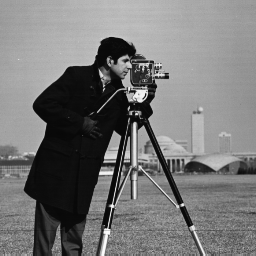
%> input picture Task1/cameraman.tif, 256 x 256 px
$ octave --eval "result = extractHOGFeatures(imread('cameraman.tif'));"   (GNU Octave 9; MATLAB toolbox functions it lacks are replaced by stand-ins)
%> lines starting %> are read from the running program, lines starting %| are printed output that depends on the picture
function extractedHOGFeatures = extractHOGFeatures(inputImage)
    %defining the extractedHOGFeatures to concatante to later
    extractedHOGFeatures = [];

%defining helper functions

function [magnitued, angle] = apply_sobel_filter(cell)

    %defining the sobel filters
    sobel_vert = [-1 -2 -1; 0 0 0; 1 2 1]; %filter to be used along y axis
    sobel_horz = [-1 0 1; -2 0 2; -1 0 1]; %filter to be used along x axis

    %applying filters to cell
    gx = imfilter(cell, sobel_horz, "symmetric"); %apply the horiontal filter to the image
    gy = imfilter(cell, sobel_vert, "symmetric"); %apply the horizontal filter to the image

    %calculating the magnitudes and angles
    magnitued = sqrt(gx.^2 + gy.^2);
    angle = rad2deg(atan2(gy, gx));
    %convert negative angles to positive
    angle = mod(angle + 180, 180); %will turn any negative angles into their positive equivalaent

    %normalise magnitudes
    magnitued = magnitued / max(magnitued(:)); %normalise the magnitueds
    end


    function blocks = extract_blocks(inputImage)
        %defining block size
        block_size = 16; %block size is 16 as blocks are 2x2 cells

        %extracting dimensions of the image
        [rows, cols] = size(inputImage); %extracting height and width of the inputImage
%> rows = 256; cols = 256

        %computing the number of blocks in the imag
        num_x = floor((cols - block_size) / 8) + 1; %calculating the horizionatal blocks
%> num_x = 31
        num_y = floor((rows - block_size) / 8) + 1; %calculating the vertical blocks
%> num_y = 31

        %preallocate block matrix
        blocks = zeros(block_size^2, num_x * num_y); %number of rows is ^2 of block size as they are going to be flatternd, number of columns is number of blocks in the image

        %used to track which block we're considering, starting from first
        block_num = 1;

        %loops to extract each block and place it in the, stride of 8 as size of 1 cell is 8
        for i = 1:8:(rows - block_size + 1)
            for j = 1:8:(cols - block_size + 1)
                % extract the block
                block = inputImage(i:i+block_size-1, j:j+block_size-1);

                % store the block in its own column
                blocks(:, block_num) = block(:);

                %increase block index as we're moving onto the next one
                block_num = block_num + 1;
            end
        end
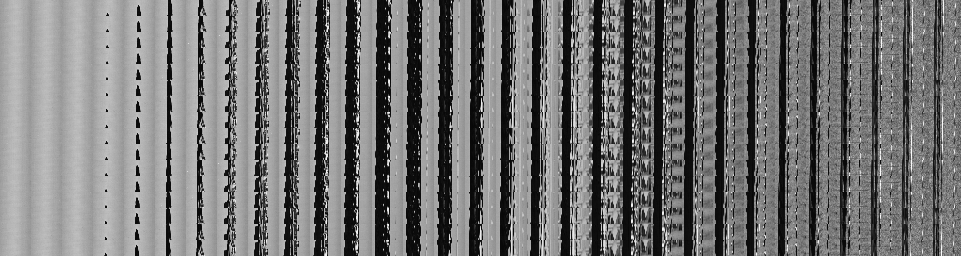
%> blocks: size 256x961 double; min 7, max 253, mean 117.4
%> after the loop, block_num = 962

    end

    %helper function to split a block down into its cells
    function [cell_1, cell_2, cell_3, cell_4] = split_block_into_cells(block)
        %
        [block_height, block_width] = size(block);

        %calculate the size of each cell
        cell_height = block_height / 2; % halfing the height of a block to get the cell height
        cell_width = block_width / 2; % halfing the width of the block to get the cell width

        % split the block into four cells
        cell_1 = block(1:cell_height, 1:cell_width); % top left
        cell_2 = block(1:cell_height, cell_width+1:end); % top right
        cell_3 = block(cell_height+1:end, 1:cell_width); % bottom left
        cell_4 = block(cell_height+1:end, cell_width+1:end); % bottom right
    end

    %helper function to create the histogram for a partiular cell
    function histogram = computre_cell_gradient_histogram(cell)
        [magnitude, angle] = apply_sobel_filter(cell); % calculate the magnitude and orientation of the current cell

        binEdges = linspace(0, 180, 10); %define our bins
        histogram = zeros(1, 9);  %pre-allocate the histogram

        %prepare the magnitudes and orientations for binning
        magnitude = magnitude(:); %falltern the magnitude
        angle = angle(:); %falltern the magnitude

        %put the data in its corrosponding bin
        for b = 1:9 %loop over each bin
            inBin = (angle >= binEdges(b)) & (angle < binEdges(b + 1)); %create a logical array of angles that fit into the current bin

            histogram(b) = sum(magnitude(inBin)); %get the sum of the magnitudes that would fit into this angle bin
        end
    end

    %function call to extract the blocks (with horizontal stride of 1)
    blocks = extract_blocks(inputImage); %retuns a matrix of flatternd blocks

    %loops over each block
    for i = 1:size(blocks, 2) %from the first block to the last block

        %function call to split the current block down into cells
        [cell_1 , cell_2, cell_3, cell_4] = split_block_into_cells(reshape(blocks(:, i), [16, 16])); %reshape the column back into a 16x16 block

        %compute histogram for each cell
        [histogram_1] = computre_cell_gradient_histogram(cell_1); %compute histogram for first cell
        [histogram_2] = computre_cell_gradient_histogram(cell_2); %computre histogram for second cell
        [histogram_3] = computre_cell_gradient_histogram(cell_3); %computte histogram for second cell
        [histogram_4] = computre_cell_gradient_histogram(cell_4); %compute histogram for third cell

        block_histogram = [histogram_1, histogram_2, histogram_3, histogram_4]; %concatante the 4 histograms together
        l2_value = sqrt(sum(block_histogram.^2)); %calcualte the l2 value of the histogram

        block_histogram = block_histogram / l2_value; %normalise the histogram

        extractedHOGFeatures = [extractedHOGFeatures, block_histogram]; %concatonate the new feature vector with the rest of them

    end
%> this loop made 961 passes
%> (histogram_1, histogram_2, histogram_3, histogram_4, l2_value) on passes 1 to 3: ([2.72 2.12 3.99 2.41 4.19 3.1 0.584 1.24 1.24], [7.11 2.98 5.74 0.451 0.401 4.45 4.26 4.44 0.802], [2.11 4.89 8.91 2.15 3.39 3.64 3.08 2.29 2.03], [5.55 4.27 2.03 1.71 4.13 4.65 3.01 1.56 2.97], 22.05), ([7.11 2.98 5.74 0.451 0.401 4.45 4.26 4.44 0.802], [6.05 1.59 1.98 2.94 3.54 1.18 2.07 1.53 1.72], [5.55 4.27 2.03 1.71 4.13 4.65 3.01 1.56 2.97], [2.84 4.12 4.74 6.31 5.2 3.75 1.53 1.36 1.66], 21.83), ([6.05 1.59 1.98 2.94 3.54 1.18 2.07 1.53 1.72], [3.96 3.51 2.63 2.82 2.66 3.26 2.44 1.02 0.889], [2.84 4.12 4.74 6.31 5.2 3.75 1.53 1.36 1.66], [1.94 1.79 4.87 4.47 3.05 2 5.63 3.62 1.41], 19.74)
end

%loading and converting the image
inputImage = imread("cameraman.tif"); %reading in my image
inputImage = im2double(inputImage); %converting it to double


%gray scale check
[rows, cols, colours] = size(inputImage); %get dimensions of image matrix
if colours > 1 %if the image has more than 1 3rd dimenison(colour channel)
    inputImage = rgb2gray(inputImage); %convert inputImage to grayscale
end

%calculating new image dimensions, which are a factor of 8.
new_rows = ceil(rows/8) * 8;
new_cols = ceil(cols/8) * 8;

%checks to see if the images dimensions are different from out new, divisible by 8, dimenions
if new_rows ~= rows || new_cols ~= cols
    inputImage = imresize(inputImage, [new_cols, new_rows]); %resize image with the new factor of 8 dimensions
end


% Call the HOG feature extraction function
extractedHOGFeatures = extractHOGFeatures(inputImage);
% Display the length of the extracted features
disp(['Length of extracted HOG features: ',num2str(length(extractedHOGFeatures))]);
